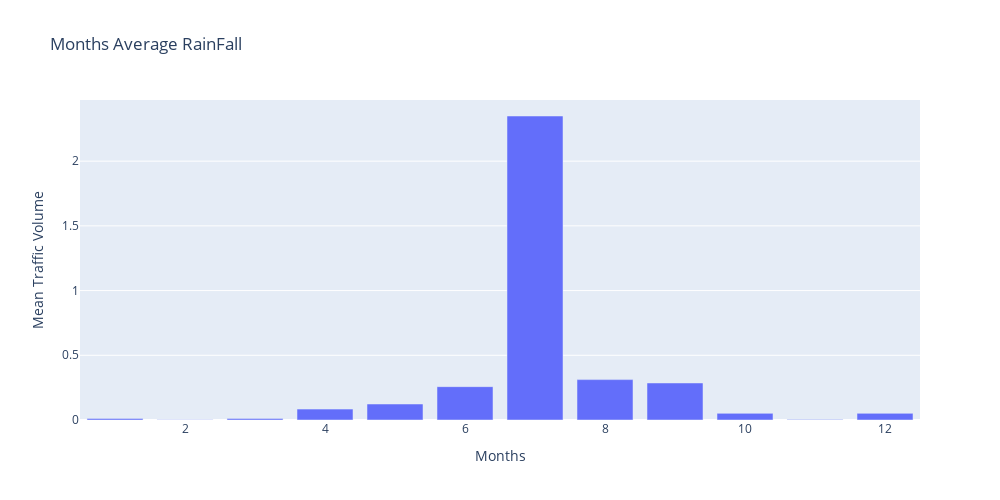
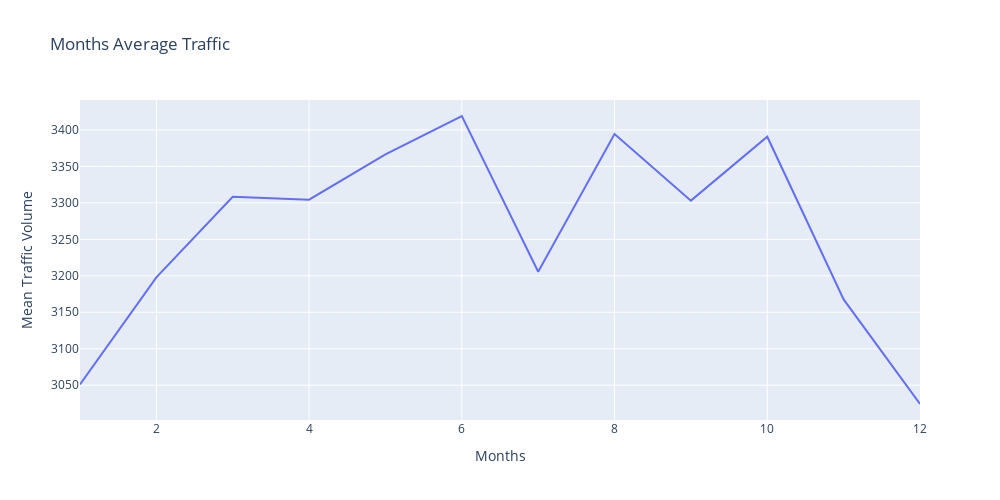
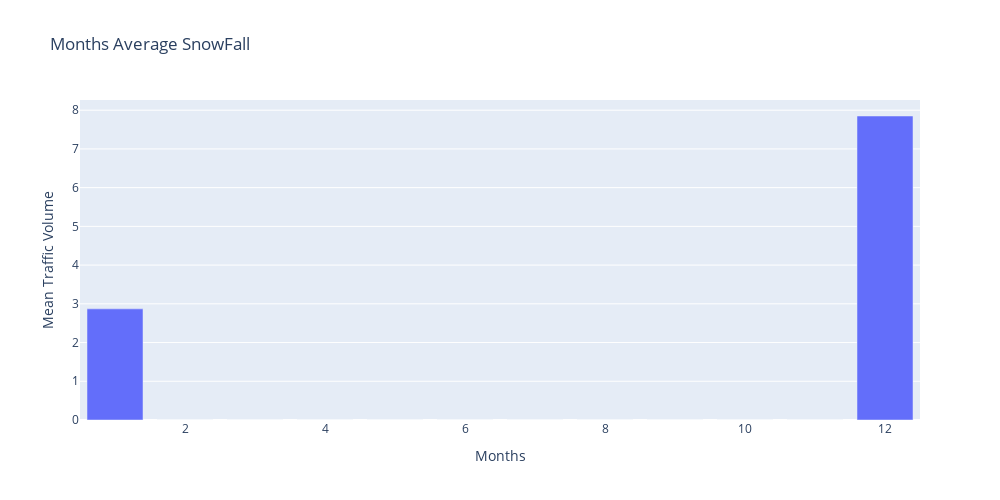

These figures' notebook cell, in order:
### Code cell
fig = px.bar(x=x, y=y,title='Months Average RainFall')
fig.update_layout(
    autosize=False,
    width=1000,
    height=500,)
fig.update_xaxes(title_text='Months' )
fig.update_yaxes(title_text='Mean Traffic Volume' )
fig.show()


fig = px.line(df, x=A, y=B, title='Months Average Traffic')
fig.update_layout(
    autosize=False,
    width=1000,
    height=500,)
fig.update_xaxes(title_text='Months' )
fig.update_yaxes(title_text='Mean Traffic Volume' )
fig.show()



fig = px.bar(x=C, y=D,title='Months Average SnowFall')
fig.update_layout(
    autosize=False,
    width=1000,
    height=500,)
fig.update_xaxes(title_text='Months' )
fig.update_yaxes(title_text='Mean Traffic Volume' )
fig.show()

### Figure 1 — Plotly figure (JSON) as saved in the notebook; plotly's stock layout.template omitted (floating-point values rounded to 4 significant figures)
{"data": [{"alignmentgroup": "True", "hovertemplate": "x=%{x}<br>y=%{y}<extra></extra>", "legendgroup": "", "marker": {"color": "#636efa", "pattern": {"shape": ""}}, "name": "", "offsetgroup": "", "orientation": "v", "showlegend": false, "textposition": "auto", "type": "bar", "x": [1, 2, 3, 4, 5, 6, 7, 8, 9, 10, 11, 12], "xaxis": "x", "y": [0.01215, 0.002204, 0.01214, 0.08414, 0.1236, 0.2576, 2.349, 0.312, 0.2861, 0.05133, 0.003049, 0.05123], "yaxis": "y"}], "layout": {"autosize": false, "barmode": "relative", "height": 500, "legend": {"tracegroupgap": 0}, "title": {"text": "Months Average RainFall"}, "width": 1000, "xaxis": {"anchor": "y", "domain": [0, 1], "title": {"text": "Months"}}, "yaxis": {"anchor": "x", "domain": [0, 1], "title": {"text": "Mean Traffic Volume"}}}}

### Figure 2 — Plotly figure (JSON) as saved in the notebook; plotly's stock layout.template omitted (floating-point values rounded to 4 significant figures)
{"data": [{"hovertemplate": "x=%{x}<br>y=%{y}<extra></extra>", "legendgroup": "", "line": {"color": "#636efa", "dash": "solid"}, "marker": {"symbol": "circle"}, "mode": "lines", "name": "", "orientation": "v", "showlegend": false, "type": "scatter", "x": [1, 2, 3, 4, 5, 6, 7, 8, 9, 10, 11, 12], "xaxis": "x", "y": [3051.0, 3198.0, 3308.0, 3304.0, 3366.0, 3419.0, 3205.0, 3394.0, 3303.0, 3391.0, 3168.0, 3024.0], "yaxis": "y"}], "layout": {"autosize": false, "height": 500, "legend": {"tracegroupgap": 0}, "title": {"text": "Months Average Traffic"}, "width": 1000, "xaxis": {"anchor": "y", "domain": [0, 1], "title": {"text": "Months"}}, "yaxis": {"anchor": "x", "domain": [0, 1], "title": {"text": "Mean Traffic Volume"}}}}

### Figure 3 — Plotly figure (JSON) as saved in the notebook; plotly's stock layout.template omitted (floating-point values rounded to 4 significant figures)
{"data": [{"alignmentgroup": "True", "hovertemplate": "x=%{x}<br>y=%{y}<extra></extra>", "legendgroup": "", "marker": {"color": "#636efa", "pattern": {"shape": ""}}, "name": "", "offsetgroup": "", "orientation": "v", "showlegend": false, "textposition": "auto", "type": "bar", "x": [1, 2, 3, 4, 5, 6, 7, 8, 9, 10, 11, 12], "xaxis": "x", "y": [2.87, 0, 0, 0, 0, 0, 0, 0, 0, 0, 0, 7.85], "yaxis": "y"}], "layout": {"autosize": false, "barmode": "relative", "height": 500, "legend": {"tracegroupgap": 0}, "title": {"text": "Months Average SnowFall"}, "width": 1000, "xaxis": {"anchor": "y", "domain": [0, 1], "title": {"text": "Months"}}, "yaxis": {"anchor": "x", "domain": [0, 1], "title": {"text": "Mean Traffic Volume"}}}}
